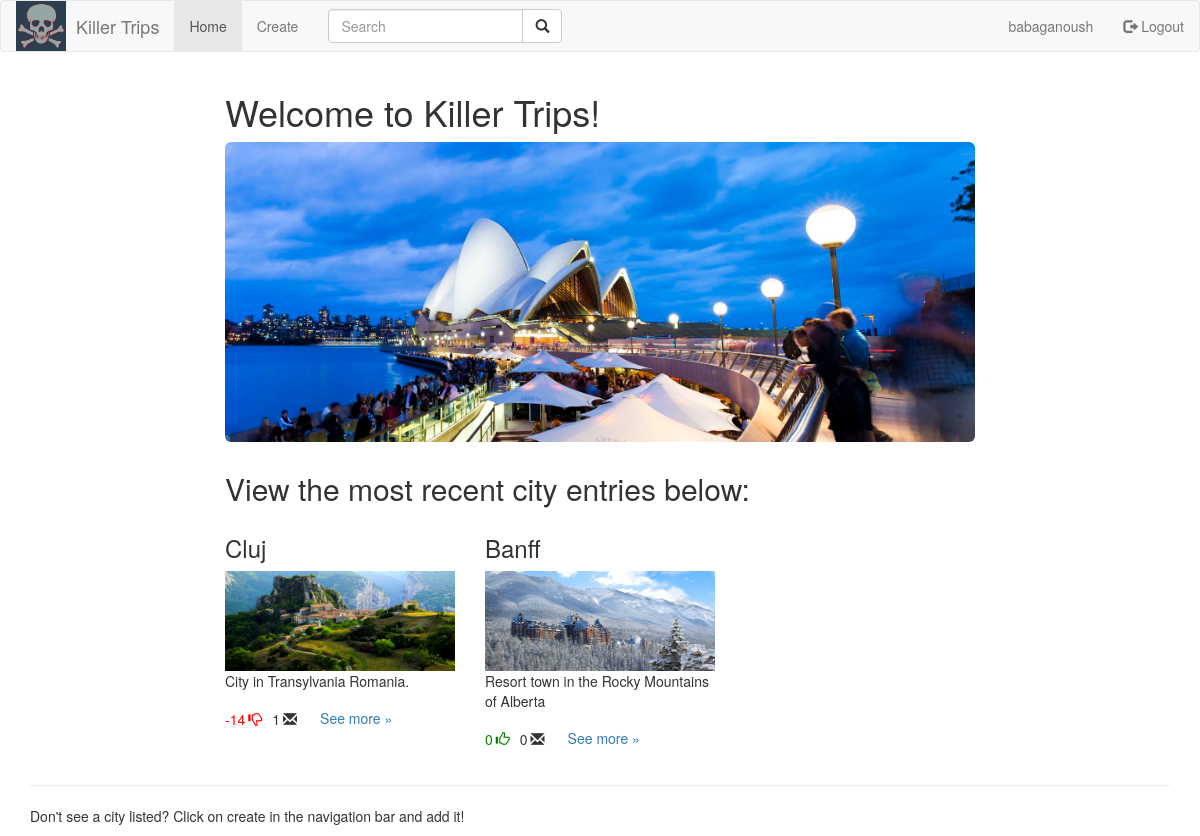
The page /src/views/homepage.php (signed in) on the database its author committed.
### tables this page shows
CREATE TABLE `cities` (
  `cityid` int(11) NOT NULL,
  `city` varchar(100) NOT NULL,
  `description` varchar(1000) NOT NULL,
  `country` varchar(100) NOT NULL,
  `image` varchar(200) NOT NULL,
  `date` timestamp NOT NULL DEFAULT CURRENT_TIMESTAMP
);

### src/php/Cities.php (called while the page is built, shortened)
<?php
class Cities {
	public static function getNumCities(){
		try {
            $db = Database::getConnection();
            $queryString = "SELECT * FROM `cities`";
            $result = $db->query($queryString);
            $rows = array();
            while ($row = $result->fetch_assoc()) {
                array_push($rows, $row);
            }
        }
        catch(mysqli_sql_exception $e){
            echo "Connection failed: " . $e->getMessage();
        }
        return $rows;
    }
}
?>

### src/php/Votes.php (called while the page is built, shortened)
<?php
class Votes {
	public static function getVotesForCity($cityid){
		try {
            $db = Database::getConnection();
            $queryString = "SELECT count(case when cityid = $cityid and score = 1 then 1 end) as upvote, count(case when cityid = $cityid and score = -1 then 1 end) as downvote FROM vote";
            $result = $db->query($queryString);
            $row = $result->fetch_assoc();
            $upvotes = $row["upvote"];
            $downvote = $row["downvote"];
            $difference = (int)$upvotes - (int)$downvote;
        }
        catch(mysqli_sql_exception $e){
            echo "Connection failed: " . $e->getMessage();
        }
        return $difference;
    }
}
?>

### src/php/Comments.php (called while the page is built, shortened)
<?php
class Comments {
	public static function getNumComments($cityid){
		try {
            $db = Database::getConnection();
            $queryString = "SELECT count(case when cityid = $cityid then 1 end) as comments FROM comments";
            $result = $db->query($queryString);
            $row = $result->fetch_assoc();
            $comments = (int)$row["comments"];
        }
        catch(mysqli_sql_exception $e){
            echo "Connection failed: " . $e->getMessage();
        }
        return $comments;
    }
}
?>

### src/views/homepage.php (the view, shortened to what this page needs)
<?php
    include("../php/Comments.php");
    include("../php/Votes.php");
?>
<!DOCTYPE html>
    <head>
        <link rel="stylesheet" href="https://maxcdn.bootstrapcdn.com/bootstrap/3.3.7/css/bootstrap.min.css">
        <link rel="stylesheet" href="../css/cities.css">
    </head>
    <body>
      <nav class="navbar navbar-default">
        <div class="container-fluid">
          <div class="navbar-header">
            <a href="homepage.php" class="navbar-left"><img style="width: 50px; height:50px; margin-right: 10px;" src="../images/logo.jpg"></a>
            <a class="navbar-brand" href="homepage.php">Killer Trips</a>
          </div>
          <ul class="nav navbar-nav">
            <li class="active"><a href="homepage.php">Home</a></li>
          </ul>
          <?php
          if (isset($_SESSION['loggedin']) && $_SESSION['loggedin'] == true){
              ?>
            <ul class="nav navbar-nav">
              <li><a href="create.php">Create</a></li>
            </ul>
          <?php
            }
          ?>
          <?php
            if (isset($_SESSION['loggedin']) && $_SESSION['loggedin'] == true){
              ?>
              <ul class="nav navbar-nav navbar-right">
                <li><a href="#"><?php echo $_SESSION['username'];?></a></li>
                <li><a href="http://localhost:8080/killer-trips/src/php/Logout.php"><span class="glyphicon glyphicon-log-out"></span> Logout</a></li>
              </ul>
              <?php
            }
            ?>
          <form class="navbar-form navbar-left" method="get" action="list_cities.php">
            <div class="input-group">
              <input type="text" name="keyword" id="keyword" class="form-control" placeholder="Search">
              <div class="input-group-btn">
                <button class="btn btn-default" type="submit">
                  <i class="glyphicon glyphicon-search"></i>
                </button>
              </div>
            </div>
          </form>
        </div>
      </nav>
      <link rel="stylesheet" type="text/css" href="//netdna.bootstrapcdn.com/font-awesome/4.1.0/css/font-awesome.min.css">
      <div class="container">
        <div class="row row-offcanvas row-offcanvas-right">
          <div class="col-md-offset-2 col-md-8">
            <h1>Welcome to Killer Trips!</h1>
            <div class="jumbotron" style="background-image: url(../images/toronto-skyline.jpg"></div>
            <h2>View the most recent city entries below:</h2>
            <div class="row">
              <?php
                include_once("../php/Cities.php");
                $cities = Cities::getNumCities();
                $arrlength = count($cities);
                for($x = 0; $x < $arrlength; $x++) {
                  $city = $cities[$x];
                  $votescore = Votes::getVotesForCity($city["cityid"]);
                  $comments = Comments::getNumComments($city["cityid"]);
                  ?>
                  <div class="col-6 col-lg-4 city">
                    <h3><?php echo $city['city']?></h3>
                    <img src=<?php echo "../images/".$city['image']?> alt="" />
                    <p class="description"><?php echo $city['description']?></p>
                    <p class="votescore" style="color: <?PHP echo ($votescore >= 0)? 'green': 'red'; ?>"><?php echo $votescore?></p>
                    <span class="voteicon" style="color: <?PHP echo ($votescore >= 0)? 'green': 'red'; ?>"><i class="glyphicon <?PHP echo ($votescore >= 0)? 'glyphicon-thumbs-up': 'glyphicon-thumbs-down'; ?>"></i></span>
                    <p class="votescore" ><?php echo $comments?></p>
                    <span class="voteicon"><i class="glyphicon glyphicon-envelope"></i></span>
                    <p style="float:left;"><a class="btn btn-secondary" href="http://localhost:8080/killer-trips/src/views/city.php?cityid=<?php echo $city['cityid']?>" role="button">See more &raquo;</a></p>
                  </div>
                  <?php
                }
              ?>
            </div>
          </div>
        </div>
        <hr>
        <?php
          if (isset($_SESSION['loggedin']) && $_SESSION['loggedin'] == true){
              ?>
              <p>Don't see a city listed? Click on create in the navigation bar and add it!</p>
          <?php
            } else {
              ?>
                <p>Login/Register to have the ability to add new city entries!</p>
              <?php
            }
          ?>
      </div>
    </body>
</html>

### src/css/cities.css (style rules this page uses)
.jumbotron { height: 300px; -webkit-background-size: 100% 100%; -moz-background-size: 100% 100%; -o-background-size: 100% 100%; background-size: 100% 100%; }
.description { overflow: hidden; display: -webkit-box; -webkit-line-clamp: 3; -webkit-box-orient: vertical; }
.city img { width:100%; height: 100px; }
.votescore { float: left; margin-top: 8px; margin-right: 3px; }
.voteicon { margin-top: 8px; margin-right: 10px; float: left; }

### rows shown on the page
cities: city "Cluj", image (picture), description "City in Transylvania Romania.", votescore "-14", comments "1"
cities: city "Banff", image (picture), description "Resort town in the Rocky Mountains of Alberta", votescore "0", comments "0"

### other values the page prints
$_SESSION['username'] "babaganoush"
